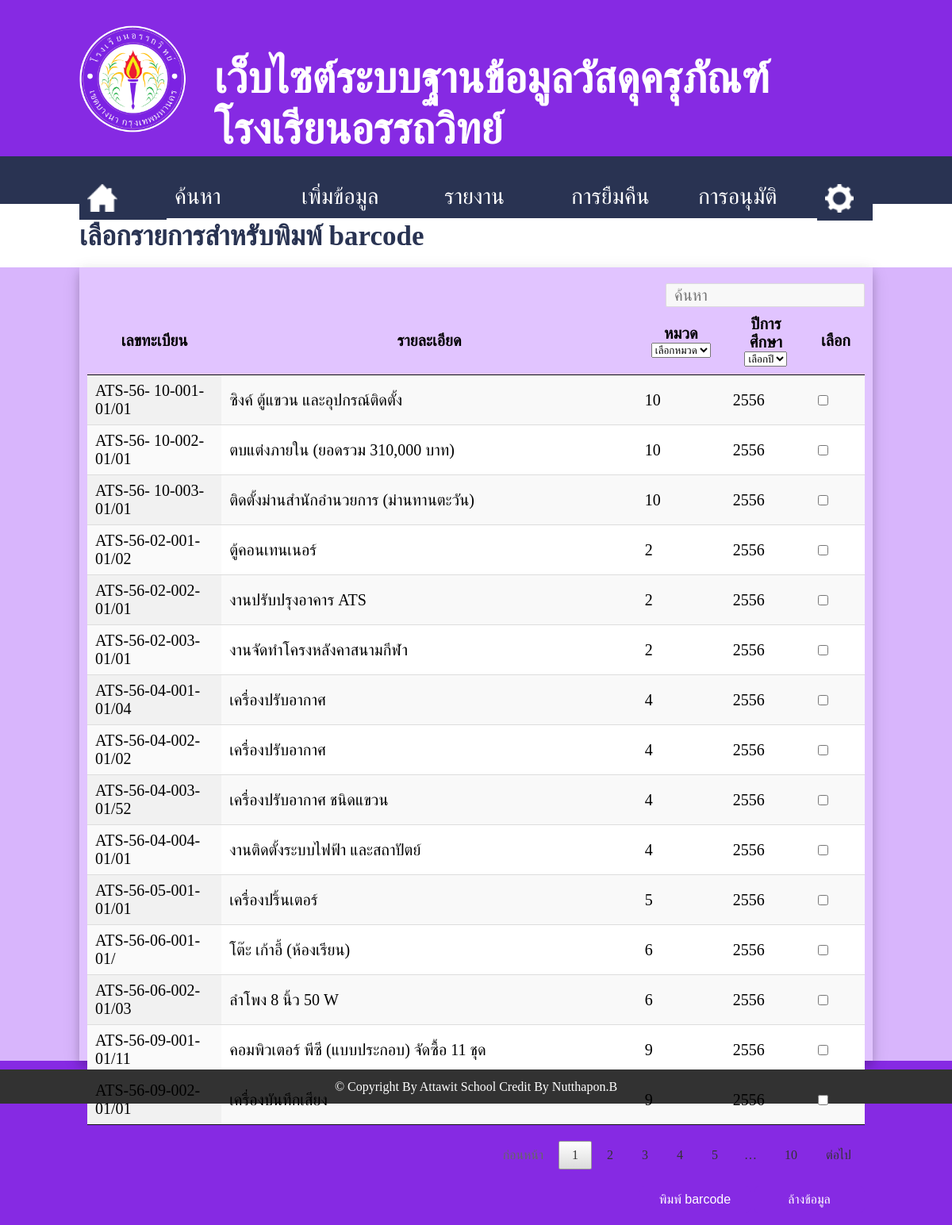
/barcode.php (signed in), run on the app's committed database.
### tables this page shows
CREATE TABLE `data_mda` (
  `id` int(11) NOT NULL auto_increment,
  `id_mda` varchar(25) NOT NULL,
  `id_type` int(11) NOT NULL,
  `year` int(11) NOT NULL,
  `detail` varchar(1000) default NULL,
  `brand` varchar(1000) default NULL,
  `amount` int(11) default NULL,
  `price` decimal(10,2) default NULL,
  `total_price` decimal(10,2) default NULL,
  `applications` varchar(500) default NULL,
  `note` varchar(1000) default NULL,
  `date_in` text,
  `company` varchar(500) default NULL,
  `address` varchar(500) default NULL,
  `tel` varchar(20) default NULL,
  `fax` varchar(20) default NULL,
  `web` varchar(500) default NULL,
  `picture` varchar(500) default NULL,
  `status` int(11) NOT NULL,
  PRIMARY KEY  (`id`)
);

### barcode.php (the view, shortened to what this page needs)
<?php
include('popup.php');
?>
<html>
<head>
	<link rel="stylesheet" href="style.css">
	<link rel="stylesheet" href="jquery.dataTables.min.css" />
</head>
<body id="barcode">
<form name="form1" action="report/tcpdf/report/report_barcode.php" method="POST">
	<div style='width:100%; height:180px;'>
		<div style='width:1000px; heigth:100%; margin:auto; padding-top:1%;'>
			<div style='width:15%; heigth:100%; float:left;'>
				<img src='image/logo_ats.png' style="margin-top:20px;" width='90%'>
			</div>
			<div style='width:83%; heigth:100%; float:left; padding-left:2%;'>
				<h1 style="margin-top:55px;">เว็บไซต์ระบบฐานข้อมูลวัสดุครุภัณฑ์โรงเรียนอรรถวิทย์
				</h1>
			</div>
		</div>
	</div>
	<div style='width:100%; height:60px; background:#293352;'>
		<div style='width:1000px; heigth:100%; margin:auto; margin-top:17px; padding-top:12px;'>
			<div id="sMenu" style="width:90px; heigth:100%; float:left;">
				<a href="main_finance.php">
					<div><img src="image/home.png" width="38"></div>
				</a>
			</div>
			<div class="dropdown" style="width:160px; heigth:100%; float:left;">
				<a href="search_mda.php">
					<div class="dropbtn">ค้นหา</div>
				</a>
			</div>
			<a href="add_mda.php">
				<div id="sMenu" style="width:160px; heigth:100%; float:left;">
					<div>เพิ่มข้อมูล</div>
				</div>
			</a>
			<div class="dropdown" style="width:160px; heigth:100%; float:left;">
				<div class="dropbtn">รายงาน</div>
			</div>
			<div class="dropdown" style="width:160px; heigth:100%; float:left;">
				<div class="dropbtn">การยืมคืน</div>
			</div>
			<a href="">
				<div id="sMenu" style="width:140px; heigth:100%; float:left;">
					<div>การอนุมัติ</div>
				</div>
			</a>
			<a href="">
				<div id="sMenu" style="width:50px; heigth:105%; float:left;">
					<div><img src="image/pass.png" width="36"></div>
				</div>
			</a>
		</div>
	</div>
	<div style='width:100%; height:80px; margin-top:-29px; background:#ffffff;'>
		<div style='width:1000px; height:100%; margin:auto; background:#ffffff;'>
			<h2>เลือกรายการสำหรับพิมพ์ barcode</h2>
		</div>
	</div>
	<div style='width:100%; height:1000px; background:#d8b5fc;'>
		<div style='width:980px; height:980px; padding-top:20px; padding-left:10px; padding-right:10px; background:#e1c4ff; margin:auto; box-shadow: 0 6px 10px 0 rgba(0, 0, 0, 0.14), 0 6px 20px 0 rgba(0, 0, 0, 0.14);'>
			<table id="example" class="display" style="font-size: 20px;" cellspacing="0" width="100%">
		        <thead>
		            <tr>
		                <th>เลขทะเบียน</th>
		                <th>รายละเอียด</th>
		                <th>หมวด</th>
		                <th>ปีการศึกษา</th>
		                <th>เลือก</th>
		            </tr>
		        </thead>
		        <tfoot>
		            <tr>
		                <th></th>
		                <th></th>
		                <th></th>
		                <th></th>
		                <th></th>
		            </tr>
		        </tfoot>
		        <tbody>
		        	<?php
		        	$sql = "SELECT * FROM data_mda";
		        	$query = mysql_query($sql);
		        	while ($data = mysql_fetch_array($query)) {
		        		echo "
		        		<tr>
			                <td>".$data['id_mda']."</td>
			                <td>".$data['detail']."</td>
			                <td>".$data['id_type']."</td>
			                <td>".$data['year']."</td>
			                <td><input type='checkbox' name='check[]' value=".$data['id']."></td>
			            </tr>";
		        	}
		        	 ?>
		        </tbody>
		    </table>
			<div style="width:100%; height:50px; margin-right:50px; margin-top:20px; text-align: right;">
					<input id="bt3" type="submit" name="submit" class="textbox" value="พิมพ์ barcode">
					<input id="bt3" type="reset" name="reset" class="textbox" value="ล้างข้อมูล">
			</div>
		</div>
	</div>
	</form>
	<div style="background:#323232; width:100%; height:30px; text-align: center; padding-top: 13px;">
		<font color="#ffffff">&copy Copyright By Attawit School Credit By Nutthapon.B</font>
	</div>
</body>
</html>

### style.css (style rules this page uses)
h1 { font-family:TH Sarabun New; font-size: 55px; color:#ffffff; }
h2 { font-family:TH Sarabun New; font-size: 35px; color:#293352; padding-top: 20px; }
#bt3 { display:inline-block; background:#862ae3; color: #ffffff; border:1px solid #862ae3; border-radius:8px ; font-size:16px ; width: 140px ; padding: 8px 8px 8px 8px ; cursor:pointer; }
#barcode { background-repeat: no-repeat; padding:0px; margin:0px; height:1200px; background-size: 100%; background: #862ae3; font-family:TH Sarabun New; }
a:link { text-decoration: none; color: #862ae3; }
.dropbtn { background-color: #293352; color: white; padding: 10px; margin-top: -10px; font-family:TH Sarabun New; font-size: 28px; color:#ffffff; border: none; cursor: pointer; }
.dropdown { display: inline-block; }
#sMenu { background-color: #293352; color: white; padding: 10px; margin-top: -10px; font-family:TH Sarabun New; font-size: 28px; color:#ffffff; border: none; cursor: pointer; display: inline-block; }

### data on the page
data_mda: id_mda "ATS-56-02-001-01/02", detail "ตู้คอนเทนเนอร์", id_type "2", year "2556"
data_mda: id_mda "ATS-56-02-002-01/01", detail "งานปรับปรุงอาคาร ATS", id_type "2", year "2556"
data_mda: id_mda "ATS-56-02-003-01/01", detail "งานจัดทำโครงหลังคาสนามกีฬา", id_type "2", year "2556"
data_mda: id_mda "ATS-56-04-001-01/04", detail "เครื่องปรับอากาศ", id_type "4", year "2556"
data_mda: id_mda "ATS-56-04-002-01/02", detail "เครื่องปรับอากาศ", id_type "4", year "2556"
data_mda: id_mda "ATS-56-04-003-01/52", detail "เครื่องปรับอากาศ ชนิดแขวน", id_type "4", year "2556"
data_mda: id_mda "ATS-56-04-004-01/01", detail "งานติดตั้งระบบไฟฟ้า และสถาปัตย์", id_type "4", year "2556"
data_mda: id_mda "ATS-56-05-001-01/01", detail "เครื่องปริ้นเตอร์", id_type "5", year "2556"
data_mda: id_mda "ATS-56-06-001-01/", detail "โต๊ะ เก้าอี้ (ห้องเรียน)", id_type "6", year "2556"
data_mda: id_mda "ATS-56-06-002-01/03", detail "ลำโพง 8 นิ้ว 50 W", id_type "6", year "2556"
data_mda: id_mda "ATS-56-09-001-01/11", detail "คอมพิวเตอร์ พีซี (แบบประกอบ) จัดซื้อ 11 ชุด", id_type "9", year "2556"
data_mda: id_mda "ATS-56-09-002-01/01", detail "เครื่องบันทึกเสียง", id_type "9", year "2556"
data_mda: id_mda "ATS-56- 10-001-01/01", detail "ซิงค์ ตู้แขวน และอุปกรณ์ติดตั้ง", id_type "10", year "2556"
data_mda: id_mda "ATS-56- 10-002-01/01", detail "ตบแต่งภายใน (ยอดรวม 310,000 บาท)", id_type "10", year "2556"
data_mda: id_mda "ATS-56- 10-003-01/01", detail "ติดตั้งม่านสำนักอำนวยการ (ม่านทานตะวัน)", id_type "10", year "2556"
